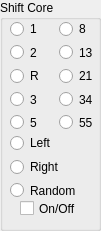
   <widget class="QGroupBox" name="groupBoxShiftCore">
    <property name="geometry">
     <rect>
      <x>740</x>
      <y>250</y>
      <width>101</width>
      <height>231</height>
     </rect>
    </property>
    <property name="title">
     <string>Shift Core</string>
    </property>
    <widget class="QCheckBox" name="chkShiftCore">
     <property name="geometry">
      <rect>
       <x>20</x>
       <y>200</y>
       <width>70</width>
       <height>17</height>
      </rect>
     </property>
     <property name="text">
      <string>On/Off</string>
     </property>
    </widget>
    <widget class="QWidget" name="layoutWidget">
     <property name="geometry">
      <rect>
       <x>10</x>
       <y>134</y>
       <width>81</width>
       <height>65</height>
      </rect>
     </property>
     <layout class="QVBoxLayout" name="verticalLayout_2">
      <item>
       <widget class="QRadioButton" name="rbLeft">
        <property name="text">
         <string>Left</string>
        </property>
       </widget>
      </item>
      <item>
       <widget class="QRadioButton" name="rbRight">
        <property name="text">
         <string>Right</string>
        </property>
       </widget>
      </item>
      <item>
       <widget class="QRadioButton" name="rbRandom">
        <property name="text">
         <string>Random</string>
        </property>
       </widget>
      </item>
     </layout>
    </widget>
    <widget class="QWidget" name="layoutWidget">
     <property name="geometry">
      <rect>
       <x>10</x>
       <y>20</y>
       <width>91</width>
       <height>111</height>
      </rect>
     </property>
     <layout class="QGridLayout" name="gridLayout">
      <item row="0" column="0">
       <widget class="QRadioButton" name="rbShift1">
        <property name="text">
         <string>1</string>
        </property>
       </widget>
      </item>
      <item row="0" column="1">
       <widget class="QRadioButton" name="rbShift8">
        <property name="text">
         <string>8</string>
        </property>
       </widget>
      </item>
      <item row="1" column="0">
       <widget class="QRadioButton" name="rbShift2">
        <property name="text">
         <string>2</string>
        </property>
       </widget>
      </item>
      <item row="1" column="1">
       <widget class="QRadioButton" name="rbShift13">
        <property name="text">
         <string>13</string>
        </property>
       </widget>
      </item>
      <item row="2" column="0">
       <widget class="QRadioButton" name="rbShiftR">
        <property name="text">
         <string>R</string>
        </property>
       </widget>
      </item>
      <item row="2" column="1">
       <widget class="QRadioButton" name="rbShift21">
        <property name="text">
         <string>21</string>
        </property>
       </widget>
      </item>
      <item row="3" column="0">
       <widget class="QRadioButton" name="rbShift3">
        <property name="text">
         <string>3</string>
        </property>
       </widget>
      </item>
      <item row="3" column="1">
       <widget class="QRadioButton" name="rbShift34">
        <property name="text">
         <string>34</string>
        </property>
       </widget>
      </item>
      <item row="4" column="0">
       <widget class="QRadioButton" name="rbShift5">
        <property name="text">
         <string>5</string>
        </property>
       </widget>
      </item>
      <item row="4" column="1">
       <widget class="QRadioButton" name="rbShift55">
        <property name="text">
         <string>55</string>
        </property>
       </widget>
      </item>
     </layout>
    </widget>
   </widget>
